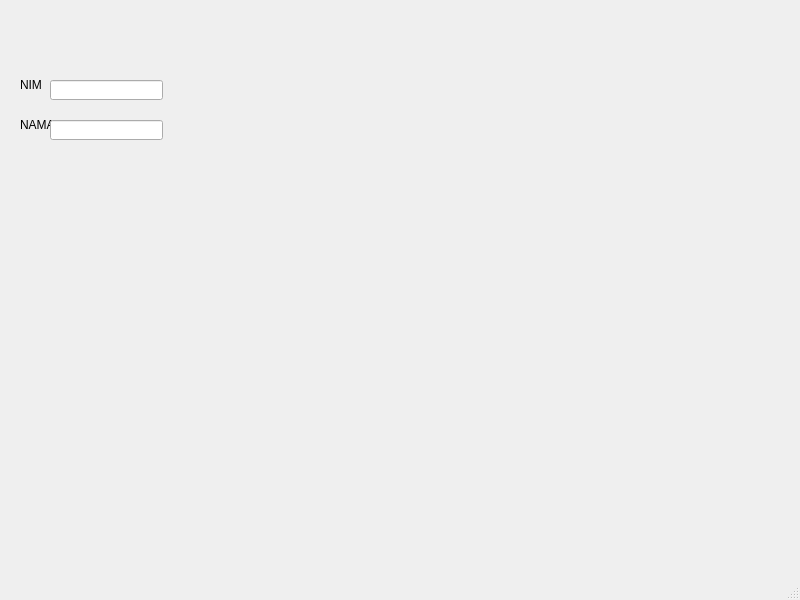
<?xml version="1.0" encoding="UTF-8"?>
<ui version="4.0">
 <class>MainWindow</class>
 <widget class="QMainWindow" name="MainWindow">
  <property name="geometry">
   <rect>
    <x>0</x>
    <y>0</y>
    <width>800</width>
    <height>600</height>
   </rect>
  </property>
  <property name="windowTitle">
   <string>MainWindow</string>
  </property>
  <widget class="QWidget" name="centralwidget">
   <widget class="QLabel" name="label">
    <property name="geometry">
     <rect>
      <x>20</x>
      <y>80</y>
      <width>35</width>
      <height>10</height>
     </rect>
    </property>
    <property name="text">
     <string>NIM</string>
    </property>
   </widget>
   <widget class="QLabel" name="label_2">
    <property name="geometry">
     <rect>
      <x>20</x>
      <y>120</y>
      <width>35</width>
      <height>10</height>
     </rect>
    </property>
    <property name="text">
     <string>NAMA</string>
    </property>
   </widget>
   <widget class="QLineEdit" name="lineEdit">
    <property name="geometry">
     <rect>
      <x>50</x>
      <y>80</y>
      <width>113</width>
      <height>20</height>
     </rect>
    </property>
   </widget>
   <widget class="QLineEdit" name="lineEdit_2">
    <property name="geometry">
     <rect>
      <x>50</x>
      <y>120</y>
      <width>113</width>
      <height>20</height>
     </rect>
    </property>
   </widget>
  </widget>
  <widget class="QMenuBar" name="menubar">
   <property name="geometry">
    <rect>
     <x>0</x>
     <y>0</y>
     <width>800</width>
     <height>18</height>
    </rect>
   </property>
  </widget>
  <widget class="QStatusBar" name="statusbar"/>
 </widget>
 <resources/>
 <connections/>
</ui>
